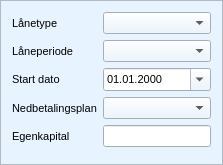
     <widget class="QFrame" name="frame_mortgage_info">
      <property name="palette">
       <palette>
        <active>
         <colorrole role="WindowText">
          <brush brushstyle="SolidPattern">
           <color alpha="255">
            <red>0</red>
            <green>0</green>
            <blue>0</blue>
           </color>
          </brush>
         </colorrole>
         <colorrole role="Button">
          <brush brushstyle="SolidPattern">
           <color alpha="255">
            <red>231</red>
            <green>243</green>
            <blue>255</blue>
           </color>
          </brush>
         </colorrole>
         <colorrole role="Light">
          <brush brushstyle="SolidPattern">
           <color alpha="255">
            <red>255</red>
            <green>255</green>
            <blue>255</blue>
           </color>
          </brush>
         </colorrole>
         <colorrole role="Midlight">
          <brush brushstyle="SolidPattern">
           <color alpha="255">
            <red>243</red>
            <green>249</green>
            <blue>255</blue>
           </color>
          </brush>
         </colorrole>
         <colorrole role="Dark">
          <brush brushstyle="SolidPattern">
           <color alpha="255">
            <red>115</red>
            <green>121</green>
            <blue>127</blue>
           </color>
          </brush>
         </colorrole>
         <colorrole role="Mid">
          <brush brushstyle="SolidPattern">
           <color alpha="255">
            <red>154</red>
            <green>162</green>
            <blue>170</blue>
           </color>
          </brush>
         </colorrole>
         <colorrole role="Text">
          <brush brushstyle="SolidPattern">
           <color alpha="255">
            <red>0</red>
            <green>0</green>
            <blue>0</blue>
           </color>
          </brush>
         </colorrole>
         <colorrole role="BrightText">
          <brush brushstyle="SolidPattern">
           <color alpha="255">
            <red>255</red>
            <green>255</green>
            <blue>255</blue>
           </color>
          </brush>
         </colorrole>
         <colorrole role="ButtonText">
          <brush brushstyle="SolidPattern">
           <color alpha="255">
            <red>0</red>
            <green>0</green>
            <blue>0</blue>
           </color>
          </brush>
         </colorrole>
         <colorrole role="Base">
          <brush brushstyle="SolidPattern">
           <color alpha="255">
            <red>255</red>
            <green>255</green>
            <blue>255</blue>
           </color>
          </brush>
         </colorrole>
         <colorrole role="Window">
          <brush brushstyle="SolidPattern">
           <color alpha="255">
            <red>231</red>
            <green>243</green>
            <blue>255</blue>
           </color>
          </brush>
         </colorrole>
         <colorrole role="Shadow">
          <brush brushstyle="SolidPattern">
           <color alpha="255">
            <red>0</red>
            <green>0</green>
            <blue>0</blue>
           </color>
          </brush>
         </colorrole>
         <colorrole role="AlternateBase">
          <brush brushstyle="SolidPattern">
           <color alpha="255">
            <red>243</red>
            <green>249</green>
            <blue>255</blue>
           </color>
          </brush>
         </colorrole>
         <colorrole role="ToolTipBase">
          <brush brushstyle="SolidPattern">
           <color alpha="255">
            <red>255</red>
            <green>255</green>
            <blue>220</blue>
           </color>
          </brush>
         </colorrole>
         <colorrole role="ToolTipText">
          <brush brushstyle="SolidPattern">
           <color alpha="255">
            <red>0</red>
            <green>0</green>
            <blue>0</blue>
           </color>
          </brush>
         </colorrole>
        </active>
        <inactive>
         <colorrole role="WindowText">
          <brush brushstyle="SolidPattern">
           <color alpha="255">
            <red>0</red>
            <green>0</green>
            <blue>0</blue>
           </color>
          </brush>
         </colorrole>
         <colorrole role="Button">
          <brush brushstyle="SolidPattern">
           <color alpha="255">
            <red>231</red>
            <green>243</green>
            <blue>255</blue>
           </color>
          </brush>
         </colorrole>
         <colorrole role="Light">
          <brush brushstyle="SolidPattern">
           <color alpha="255">
            <red>255</red>
            <green>255</green>
            <blue>255</blue>
           </color>
          </brush>
         </colorrole>
         <colorrole role="Midlight">
          <brush brushstyle="SolidPattern">
           <color alpha="255">
            <red>243</red>
            <green>249</green>
            <blue>255</blue>
           </color>
          </brush>
         </colorrole>
         <colorrole role="Dark">
          <brush brushstyle="SolidPattern">
           <color alpha="255">
            <red>115</red>
            <green>121</green>
            <blue>127</blue>
           </color>
          </brush>
         </colorrole>
         <colorrole role="Mid">
          <brush brushstyle="SolidPattern">
           <color alpha="255">
            <red>154</red>
            <green>162</green>
            <blue>170</blue>
           </color>
          </brush>
         </colorrole>
         <colorrole role="Text">
          <brush brushstyle="SolidPattern">
           <color alpha="255">
            <red>0</red>
            <green>0</green>
            <blue>0</blue>
           </color>
          </brush>
         </colorrole>
         <colorrole role="BrightText">
          <brush brushstyle="SolidPattern">
           <color alpha="255">
            <red>255</red>
            <green>255</green>
            <blue>255</blue>
           </color>
          </brush>
         </colorrole>
         <colorrole role="ButtonText">
          <brush brushstyle="SolidPattern">
           <color alpha="255">
            <red>0</red>
            <green>0</green>
            <blue>0</blue>
           </color>
          </brush>
         </colorrole>
         <colorrole role="Base">
          <brush brushstyle="SolidPattern">
           <color alpha="255">
            <red>255</red>
            <green>255</green>
            <blue>255</blue>
           </color>
          </brush>
         </colorrole>
         <colorrole role="Window">
          <brush brushstyle="SolidPattern">
           <color alpha="255">
            <red>231</red>
            <green>243</green>
            <blue>255</blue>
           </color>
          </brush>
         </colorrole>
         <colorrole role="Shadow">
          <brush brushstyle="SolidPattern">
           <color alpha="255">
            <red>0</red>
            <green>0</green>
            <blue>0</blue>
           </color>
          </brush>
         </colorrole>
         <colorrole role="AlternateBase">
          <brush brushstyle="SolidPattern">
           <color alpha="255">
            <red>243</red>
            <green>249</green>
            <blue>255</blue>
           </color>
          </brush>
         </colorrole>
         <colorrole role="ToolTipBase">
          <brush brushstyle="SolidPattern">
           <color alpha="255">
            <red>255</red>
            <green>255</green>
            <blue>220</blue>
           </color>
          </brush>
         </colorrole>
         <colorrole role="ToolTipText">
          <brush brushstyle="SolidPattern">
           <color alpha="255">
            <red>0</red>
            <green>0</green>
            <blue>0</blue>
           </color>
          </brush>
         </colorrole>
        </inactive>
        <disabled>
         <colorrole role="WindowText">
          <brush brushstyle="SolidPattern">
           <color alpha="255">
            <red>115</red>
            <green>121</green>
            <blue>127</blue>
           </color>
          </brush>
         </colorrole>
         <colorrole role="Button">
          <brush brushstyle="SolidPattern">
           <color alpha="255">
            <red>231</red>
            <green>243</green>
            <blue>255</blue>
           </color>
          </brush>
         </colorrole>
         <colorrole role="Light">
          <brush brushstyle="SolidPattern">
           <color alpha="255">
            <red>255</red>
            <green>255</green>
            <blue>255</blue>
           </color>
          </brush>
         </colorrole>
         <colorrole role="Midlight">
          <brush brushstyle="SolidPattern">
           <color alpha="255">
            <red>243</red>
            <green>249</green>
            <blue>255</blue>
           </color>
          </brush>
         </colorrole>
         <colorrole role="Dark">
          <brush brushstyle="SolidPattern">
           <color alpha="255">
            <red>115</red>
            <green>121</green>
            <blue>127</blue>
           </color>
          </brush>
         </colorrole>
         <colorrole role="Mid">
          <brush brushstyle="SolidPattern">
           <color alpha="255">
            <red>154</red>
            <green>162</green>
            <blue>170</blue>
           </color>
          </brush>
         </colorrole>
         <colorrole role="Text">
          <brush brushstyle="SolidPattern">
           <color alpha="255">
            <red>115</red>
            <green>121</green>
            <blue>127</blue>
           </color>
          </brush>
         </colorrole>
         <colorrole role="BrightText">
          <brush brushstyle="SolidPattern">
           <color alpha="255">
            <red>255</red>
            <green>255</green>
            <blue>255</blue>
           </color>
          </brush>
         </colorrole>
         <colorrole role="ButtonText">
          <brush brushstyle="SolidPattern">
           <color alpha="255">
            <red>115</red>
            <green>121</green>
            <blue>127</blue>
           </color>
          </brush>
         </colorrole>
         <colorrole role="Base">
          <brush brushstyle="SolidPattern">
           <color alpha="255">
            <red>231</red>
            <green>243</green>
            <blue>255</blue>
           </color>
          </brush>
         </colorrole>
         <colorrole role="Window">
          <brush brushstyle="SolidPattern">
           <color alpha="255">
            <red>231</red>
            <green>243</green>
            <blue>255</blue>
           </color>
          </brush>
         </colorrole>
         <colorrole role="Shadow">
          <brush brushstyle="SolidPattern">
           <color alpha="255">
            <red>0</red>
            <green>0</green>
            <blue>0</blue>
           </color>
          </brush>
         </colorrole>
         <colorrole role="AlternateBase">
          <brush brushstyle="SolidPattern">
           <color alpha="255">
            <red>231</red>
            <green>243</green>
            <blue>255</blue>
           </color>
          </brush>
         </colorrole>
         <colorrole role="ToolTipBase">
          <brush brushstyle="SolidPattern">
           <color alpha="255">
            <red>255</red>
            <green>255</green>
            <blue>220</blue>
           </color>
          </brush>
         </colorrole>
         <colorrole role="ToolTipText">
          <brush brushstyle="SolidPattern">
           <color alpha="255">
            <red>0</red>
            <green>0</green>
            <blue>0</blue>
           </color>
          </brush>
         </colorrole>
        </disabled>
       </palette>
      </property>
      <property name="font">
       <font>
        <family>Segoe UI</family>
        <pointsize>8</pointsize>
       </font>
      </property>
      <property name="autoFillBackground">
       <bool>true</bool>
      </property>
      <property name="frameShape">
       <enum>QFrame::StyledPanel</enum>
      </property>
      <property name="frameShadow">
       <enum>QFrame::Plain</enum>
      </property>
      <layout class="QGridLayout" name="gridLayout">
       <item row="0" column="0">
        <widget class="QLabel" name="label_strategy">
         <property name="font">
          <font>
           <family>Segoe UI</family>
           <pointsize>8</pointsize>
          </font>
         </property>
         <property name="text">
          <string>Lånetype</string>
         </property>
        </widget>
       </item>
       <item row="4" column="0">
        <widget class="QLabel" name="label_downpayment">
         <property name="font">
          <font>
           <family>Segoe UI</family>
           <pointsize>8</pointsize>
          </font>
         </property>
         <property name="text">
          <string>Egenkapital</string>
         </property>
        </widget>
       </item>
       <item row="3" column="1">
        <widget class="QComboBox" name="combo_box_payment_schedule">
         <property name="font">
          <font>
           <family>Segoe UI</family>
           <pointsize>8</pointsize>
          </font>
         </property>
        </widget>
       </item>
       <item row="4" column="1">
        <widget class="QLineEdit" name="line_edit_downpayment">
         <property name="font">
          <font>
           <family>Segoe UI</family>
           <pointsize>8</pointsize>
          </font>
         </property>
         <property name="alignment">
          <set>Qt::AlignLeading|Qt::AlignLeft|Qt::AlignVCenter</set>
         </property>
         <property name="clearButtonEnabled">
          <bool>true</bool>
         </property>
        </widget>
       </item>
       <item row="1" column="0">
        <widget class="QLabel" name="label_loan_term">
         <property name="font">
          <font>
           <family>Segoe UI</family>
           <pointsize>8</pointsize>
          </font>
         </property>
         <property name="text">
          <string>Låneperiode</string>
         </property>
        </widget>
       </item>
       <item row="3" column="0">
        <widget class="QLabel" name="label_payment_schedule">
         <property name="font">
          <font>
           <family>Segoe UI</family>
           <pointsize>8</pointsize>
          </font>
         </property>
         <property name="text">
          <string>Nedbetalingsplan</string>
         </property>
        </widget>
       </item>
       <item row="0" column="1">
        <widget class="QComboBox" name="combo_box_strategy">
         <property name="font">
          <font>
           <family>Segoe UI</family>
           <pointsize>8</pointsize>
          </font>
         </property>
        </widget>
       </item>
       <item row="1" column="1">
        <widget class="QComboBox" name="combo_box_loan_term">
         <property name="font">
          <font>
           <family>Segoe UI</family>
           <pointsize>8</pointsize>
          </font>
         </property>
        </widget>
       </item>
       <item row="2" column="0">
        <widget class="QLabel" name="label_start_date">
         <property name="font">
          <font>
           <family>Segoe UI</family>
           <pointsize>8</pointsize>
          </font>
         </property>
         <property name="text">
          <string>Start dato</string>
         </property>
        </widget>
       </item>
       <item row="2" column="1">
        <widget class="QDateEdit" name="date_edit_start_date">
         <property name="font">
          <font>
           <family>Segoe UI</family>
           <pointsize>8</pointsize>
          </font>
         </property>
         <property name="alignment">
          <set>Qt::AlignLeading|Qt::AlignLeft|Qt::AlignVCenter</set>
         </property>
         <property name="displayFormat">
          <string>dd.MM.yyyy</string>
         </property>
         <property name="calendarPopup">
          <bool>true</bool>
         </property>
        </widget>
       </item>
       <item row="5" column="0">
        <widget class="QFrame" name="frame_mortgage_info_white_space">
         <property name="frameShape">
          <enum>QFrame::StyledPanel</enum>
         </property>
         <property name="frameShadow">
          <enum>QFrame::Raised</enum>
         </property>
        </widget>
       </item>
      </layout>
     </widget>
